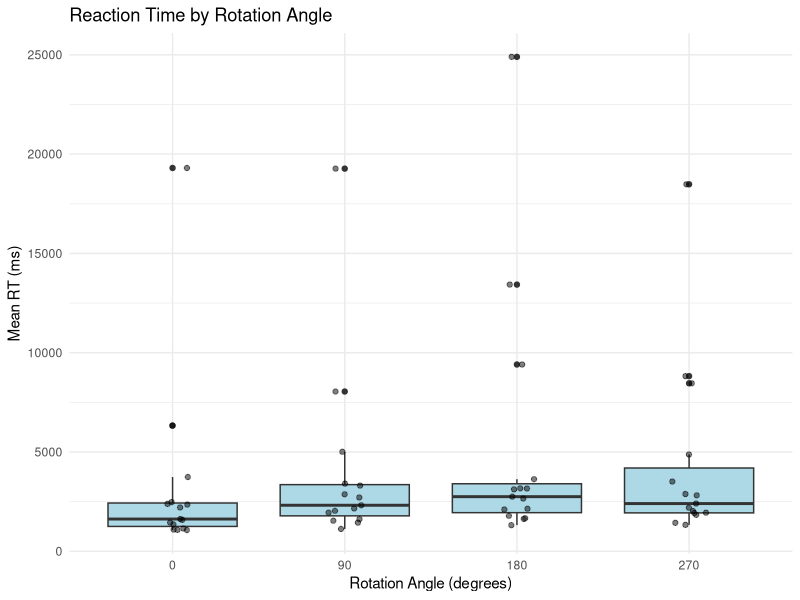
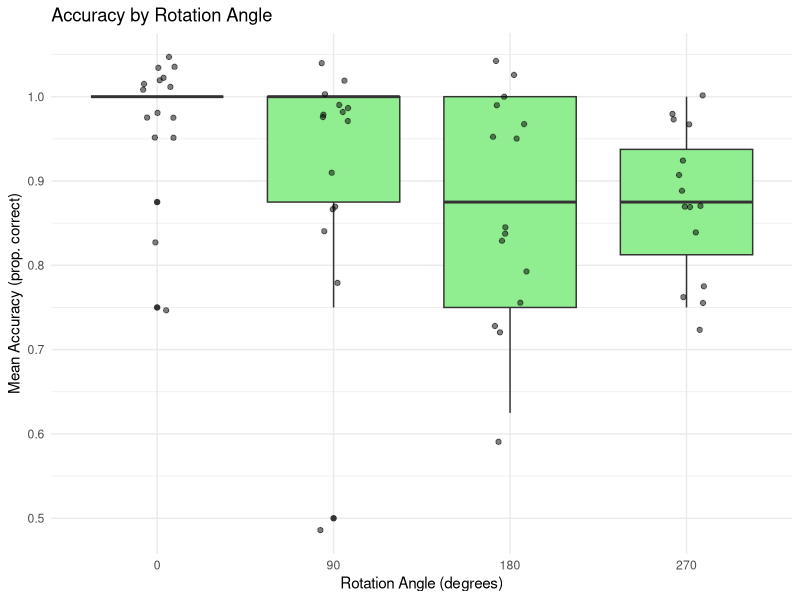
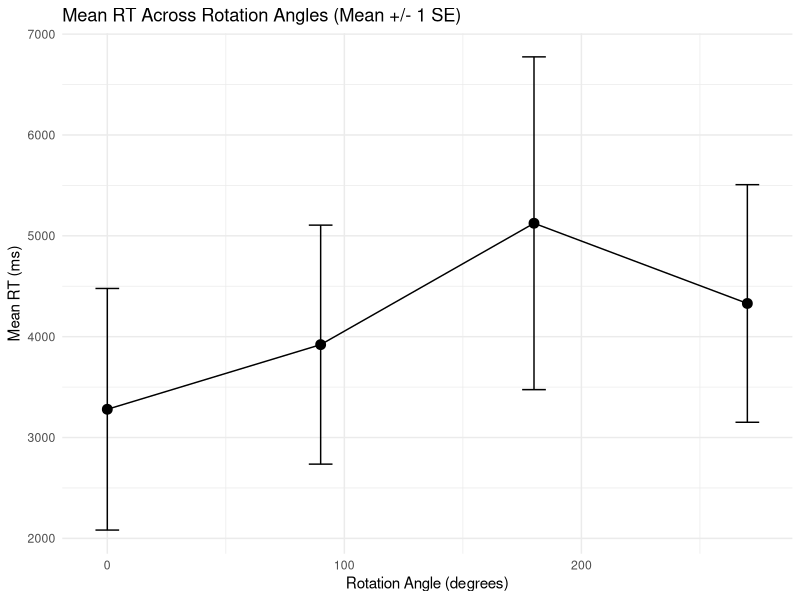
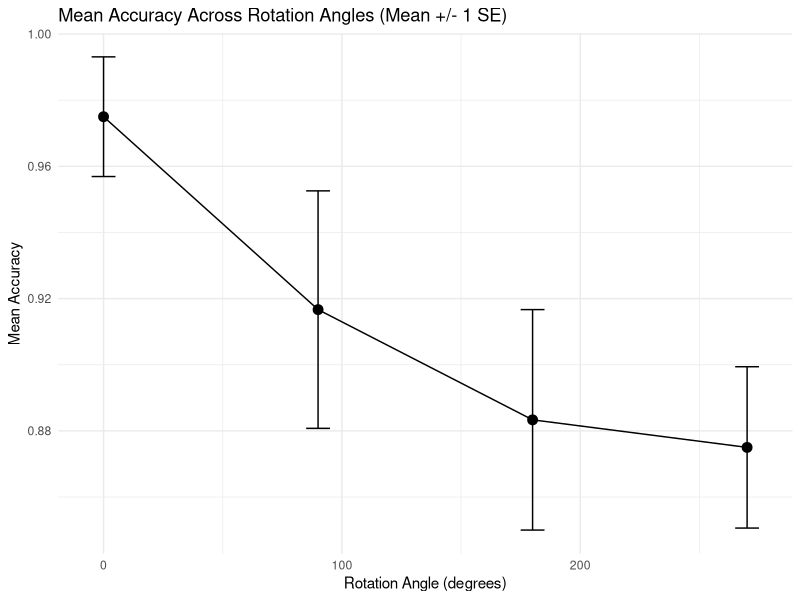
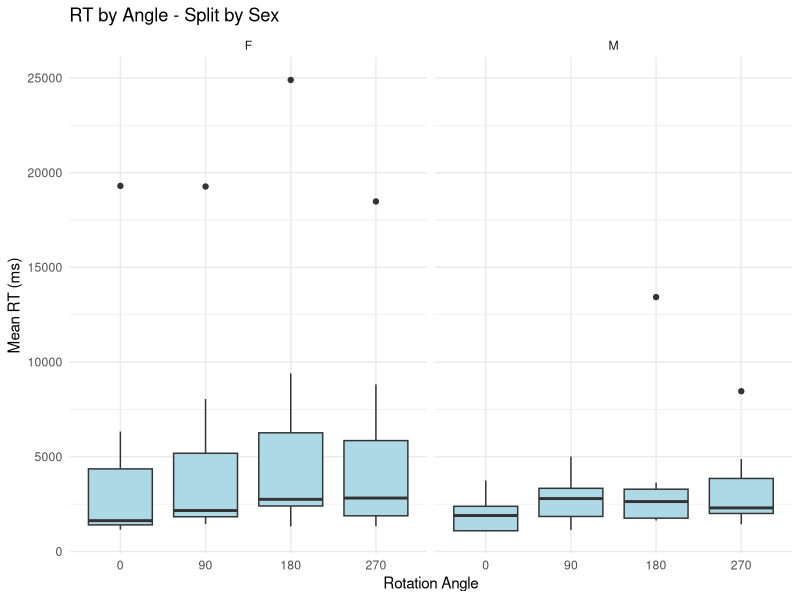
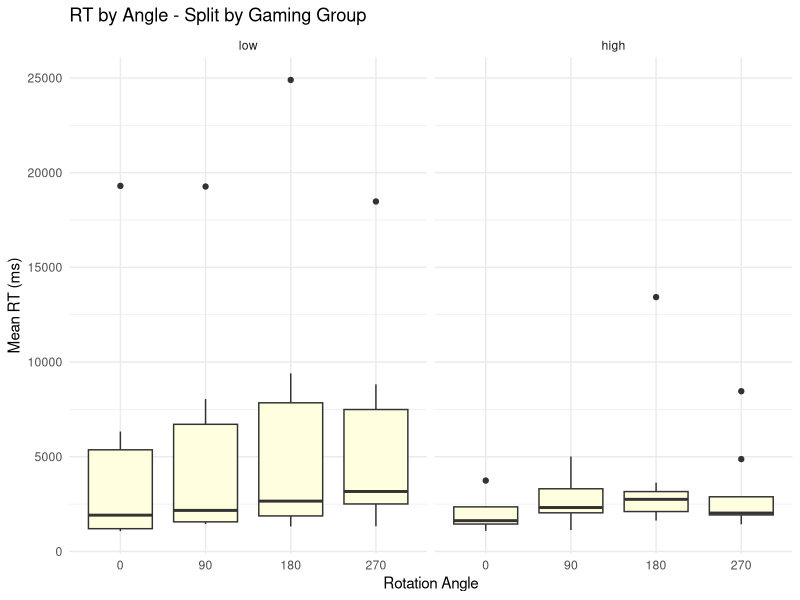
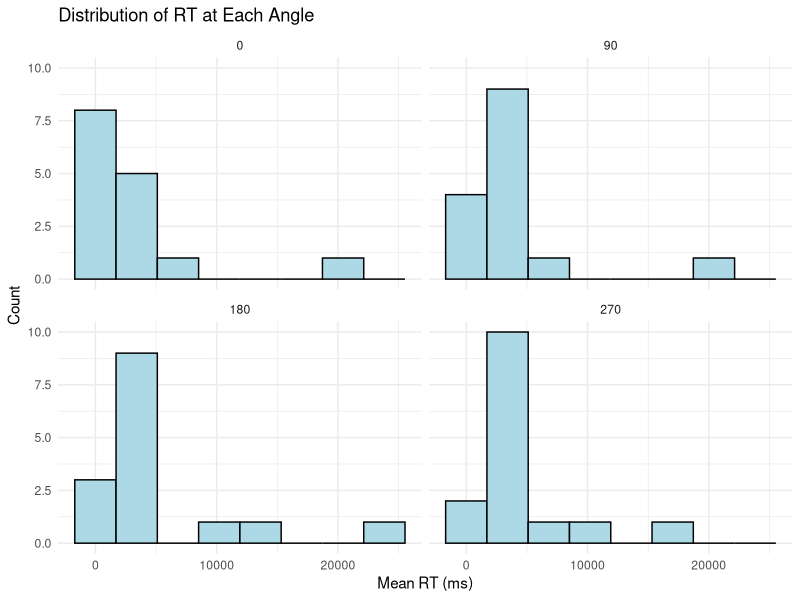
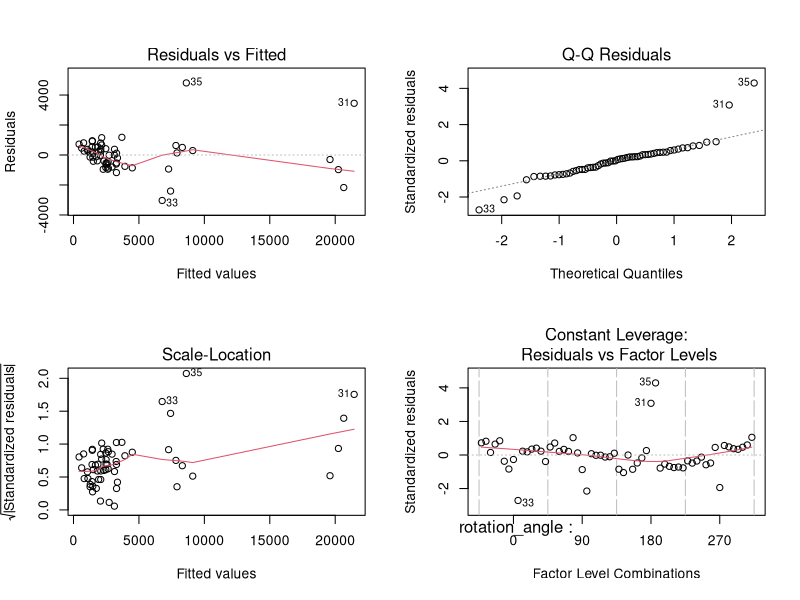

These charts were generated, in order, by the following R code:
# MIE237 Final Project R Code - Mental Rotation Analysis
# Baron Liu, Ian Fong, Arya Lum

library(tidyverse)
library(emmeans)

# 1. load and prep data for ANOVA analysis

# read dataset
all_data <- read_csv("full_dataset.csv", show_col_types = FALSE)

# set up factors 
all_data <- all_data %>%
  mutate(
    participant_id = factor(participant_id),
    rotation_angle = factor(rotation_angle, levels = c(0, 90, 180, 270)),
    sex = factor(sex),
    # categorize gaming experience based on hours per week: <5 = "low", >=5 = "high"
    gaming_group = factor(
      ifelse(gaming_hrs_week < 5, "low", "high"),
      levels = c("low", "high")
    )
  )

glimpse(all_data)

# 2. aggregate to participant-level means
# anova needs one value per person per condition
# so average each participant's 8 trials at each angle

summ <- all_data %>%
  group_by(participant_id, rotation_angle, sex, gaming_group, gaming_hrs_week) %>%
  summarize(
    mean_rt = mean(rt_ms),
    mean_acc = mean(correct),
    .groups = "drop"
  )

# 3. descriptive statistics

# rt by angle
summ %>%
  group_by(rotation_angle) %>%
  summarize(
    n = n(),
    mean = mean(mean_rt),
    sd = sd(mean_rt),
    median = median(mean_rt),
    .groups = "drop"
  )

# accuracy by angle
summ %>%
  group_by(rotation_angle) %>%
  summarize(
    n = n(),
    mean = mean(mean_acc),
    sd = sd(mean_acc),
    median = median(mean_acc),
    .groups = "drop"
  )

# by sex
summ %>%
  group_by(rotation_angle, sex) %>%
  summarize(mean_rt = mean(mean_rt), mean_acc = mean(mean_acc), .groups = "drop")

# by gaming group
summ %>%
  group_by(rotation_angle, gaming_group) %>%
  summarize(mean_rt = mean(mean_rt), mean_acc = mean(mean_acc), .groups = "drop")

# 4. descriptive plots 

# boxplots of RT by angle
ggplot(summ, aes(x = rotation_angle, y = mean_rt)) +
  geom_boxplot(fill = "lightblue") +
  geom_jitter(width = 0.1, alpha = 0.5) +
  labs(title = "Reaction Time by Rotation Angle",
       x = "Rotation Angle (degrees)",
       y = "Mean RT (ms)") +
  theme_minimal()

# boxplot of accuracy by angle
ggplot(summ, aes(x = rotation_angle, y = mean_acc)) +
  geom_boxplot(fill = "lightgreen") +
  geom_jitter(width = 0.1, alpha = 0.5) +
  labs(title = "Accuracy by Rotation Angle",
       x = "Rotation Angle (degrees)",
       y = "Mean Accuracy (prop. correct)") +
  theme_minimal()

# line plots with error bars (mean +/- SE)
rt_summary <- summ %>%
  group_by(rotation_angle) %>%
  summarize(mean = mean(mean_rt),
            se = sd(mean_rt) / sqrt(n()),
            .groups = "drop") %>%
  mutate(angle_num = as.numeric(as.character(rotation_angle)))

ggplot(rt_summary, aes(x = angle_num, y = mean)) +
  geom_point(size = 3) +
  geom_line() +
  geom_errorbar(aes(ymin = mean - se, ymax = mean + se), width = 10) +
  labs(title = "Mean RT Across Rotation Angles (Mean +/- 1 SE)",
       x = "Rotation Angle (degrees)", y = "Mean RT (ms)") +
  theme_minimal()

acc_summary <- summ %>%
  group_by(rotation_angle) %>%
  summarize(mean = mean(mean_acc),
            se = sd(mean_acc) / sqrt(n()),
            .groups = "drop") %>%
  mutate(angle_num = as.numeric(as.character(rotation_angle)))

ggplot(acc_summary, aes(x = angle_num, y = mean)) +
  geom_point(size = 3) +
  geom_line() +
  geom_errorbar(aes(ymin = mean - se, ymax = mean + se), width = 10) +
  labs(title = "Mean Accuracy Across Rotation Angles (Mean +/- 1 SE)",
       x = "Rotation Angle (degrees)", y = "Mean Accuracy") +
  theme_minimal()

# boxplots split by sex (lab 2 faceting approach)
ggplot(summ, aes(x = rotation_angle, y = mean_rt)) +
  geom_boxplot(fill = "lightblue") +
  facet_wrap(~ sex) +
  labs(title = "RT by Angle - Split by Sex",
       x = "Rotation Angle", y = "Mean RT (ms)") +
  theme_minimal()

# boxplots split by gaming group
ggplot(summ, aes(x = rotation_angle, y = mean_rt)) +
  geom_boxplot(fill = "lightyellow") +
  facet_wrap(~ gaming_group) +
  labs(title = "RT by Angle - Split by Gaming Group",
       x = "Rotation Angle", y = "Mean RT (ms)") +
  theme_minimal()

# histograms of RT at each angle
ggplot(summ, aes(x = mean_rt)) +
  geom_histogram(bins = 8, fill = "lightblue", color = "black") +
  facet_wrap(~ rotation_angle) +
  labs(title = "Distribution of RT at Each Angle",
       x = "Mean RT (ms)", y = "Count") +
  theme_minimal()

# 5. blocked (within-subjects) ANOVA (lab 10)
# each participant did all 4 angles, so participant is a block
# aov(accuracy ~ condition + participant)

# RT 
rt_aov <- aov(mean_rt ~ rotation_angle + participant_id, data = summ)
summary(rt_aov)

# Accuracy 
acc_aov <- aov(mean_acc ~ rotation_angle + participant_id, data = summ)
summary(acc_aov)

# 6. model diagnostics (labs 7, 10, 11)
# plot(model) gives the 4 standard diagnostic plots:
#   1. residuals vs fitted - check for constant variance / patterns
#   2. QQ plot - check normality of residuals
#   3. scale-location - another variance check
#   4. residuals vs leverage - influential points

# RT diagnostics
par(mfrow = c(2, 2))
plot(rt_aov)
par(mfrow = c(1, 1))

# accuracy diagnostics
par(mfrow = c(2, 2))
plot(acc_aov)
par(mfrow = c(1, 1))

# ggplot QQ plots
rt_residuals <- tibble(resid = residuals(rt_aov))

ggplot(rt_residuals, aes(sample = resid)) +
  stat_qq() +
  stat_qq_line(color = "red") +
  labs(title = "RT: Normal Q-Q Plot of Residuals",
       x = "Theoretical Quantiles", y = "Sample Quantiles") +
  theme_minimal()

acc_residuals <- tibble(resid = residuals(acc_aov))

ggplot(acc_residuals, aes(sample = resid)) +
  stat_qq() +
  stat_qq_line(color = "red") +
  labs(title = "Accuracy: Normal Q-Q Plot of Residuals",
       x = "Theoretical Quantiles", y = "Sample Quantiles") +
  theme_minimal()

# histogram of residuals
ggplot(rt_residuals, aes(x = resid)) +
  geom_histogram(bins = 12, fill = "lightblue", color = "black") +
  labs(title = "RT: Histogram of Residuals", x = "Residuals", y = "Count") +
  theme_minimal()

ggplot(acc_residuals, aes(x = resid)) +
  geom_histogram(bins = 12, fill = "lightgreen", color = "black") +
  labs(title = "Accuracy: Histogram of Residuals", x = "Residuals", y = "Count") +
  theme_minimal()

# 7. post-hoc pairwise comparisons using emmeans with Tukey adjustment

emm_rt <- emmeans(rt_aov, ~ rotation_angle)
pairs(emm_rt, adjust = "tukey")

emm_acc <- emmeans(acc_aov, ~ rotation_angle)
pairs(emm_acc, adjust = "tukey")

library(broom)

# 8. secondary covariate analysis using multiple linear regression
# main treatment effect (rotation_angle) is still handled by the blocked ANOVA above
# here we examine sex and gaming_group as categorical covariates
# rotation_angle is treated as a categorical predictor (factor)

# sex as covariate

# RT model
lm_sex_rt <- lm(mean_rt ~ rotation_angle * sex, data = summ)
summary(lm_sex_rt)
tidy(lm_sex_rt)

# Accuracy model
lm_sex_acc <- lm(mean_acc ~ rotation_angle * sex, data = summ)
summary(lm_sex_acc)
tidy(lm_sex_acc)

# gaming group as covariate

# RT model
lm_game_rt <- lm(mean_rt ~ rotation_angle * gaming_group, data = summ)
summary(lm_game_rt)
tidy(lm_game_rt)

# Accuracy model
lm_game_acc <- lm(mean_acc ~ rotation_angle * gaming_group, data = summ)
summary(lm_game_acc)
tidy(lm_game_acc)


# 9. regression interaction-profile plots for covariate analyses
# plots show raw participant-level observations plus model-predicted means

# sex x angle: RT
pred_sex_rt <- expand.grid(
  rotation_angle = levels(summ$rotation_angle),
  sex = levels(summ$sex)
)

pred_sex_rt$pred <- predict(lm_sex_rt, newdata = pred_sex_rt)

ggplot(summ, aes(x = rotation_angle, y = mean_rt, colour = sex)) +
  geom_jitter(width = 0.08, alpha = 0.4, size = 2) +
  geom_line(data = pred_sex_rt, aes(y = pred, group = sex), linewidth = 1.2) +
  geom_point(data = pred_sex_rt, aes(y = pred), size = 4) +
  labs(title = "Regression Interaction: Sex x Angle (RT)",
       x = "Rotation Angle",
       y = "Mean RT (ms)") +
  theme_classic(base_size = 14)

# sex x angle: Accuracy
pred_sex_acc <- expand.grid(
  rotation_angle = levels(summ$rotation_angle),
  sex = levels(summ$sex)
)

pred_sex_acc$pred <- predict(lm_sex_acc, newdata = pred_sex_acc)

ggplot(summ, aes(x = rotation_angle, y = mean_acc, colour = sex)) +
  geom_jitter(width = 0.08, alpha = 0.4, size = 2) +
  geom_line(data = pred_sex_acc, aes(y = pred, group = sex), linewidth = 1.2) +
  geom_point(data = pred_sex_acc, aes(y = pred), size = 4) +
  labs(title = "Regression Interaction: Sex x Angle (Accuracy)",
       x = "Rotation Angle",
       y = "Mean Accuracy") +
  theme_classic(base_size = 14)

# gaming group x angle: RT
pred_game_rt <- expand.grid(
  rotation_angle = levels(summ$rotation_angle),
  gaming_group = levels(summ$gaming_group)
)

pred_game_rt$pred <- predict(lm_game_rt, newdata = pred_game_rt)

ggplot(summ, aes(x = rotation_angle, y = mean_rt, colour = gaming_group)) +
  geom_jitter(width = 0.08, alpha = 0.4, size = 2) +
  geom_line(data = pred_game_rt, aes(y = pred, group = gaming_group), linewidth = 1.2) +
  geom_point(data = pred_game_rt, aes(y = pred), size = 4) +
  labs(title = "Regression Interaction: Gaming Group x Angle (RT)",
       x = "Rotation Angle",
       y = "Mean RT (ms)") +
  theme_classic(base_size = 14)

# gaming group x angle: Accuracy
pred_game_acc <- expand.grid(
  rotation_angle = levels(summ$rotation_angle),
  gaming_group = levels(summ$gaming_group)
)

pred_game_acc$pred <- predict(lm_game_acc, newdata = pred_game_acc)

ggplot(summ, aes(x = rotation_angle, y = mean_acc, colour = gaming_group)) +
  geom_jitter(width = 0.08, alpha = 0.4, size = 2) +
  geom_line(data = pred_game_acc, aes(y = pred, group = gaming_group), linewidth = 1.2) +
  geom_point(data = pred_game_acc, aes(y = pred), size = 4) +
  labs(title = "Regression Interaction: Gaming Group x Angle (Accuracy)",
       x = "Rotation Angle",
       y = "Mean Accuracy") +
  theme_classic(base_size = 14)
